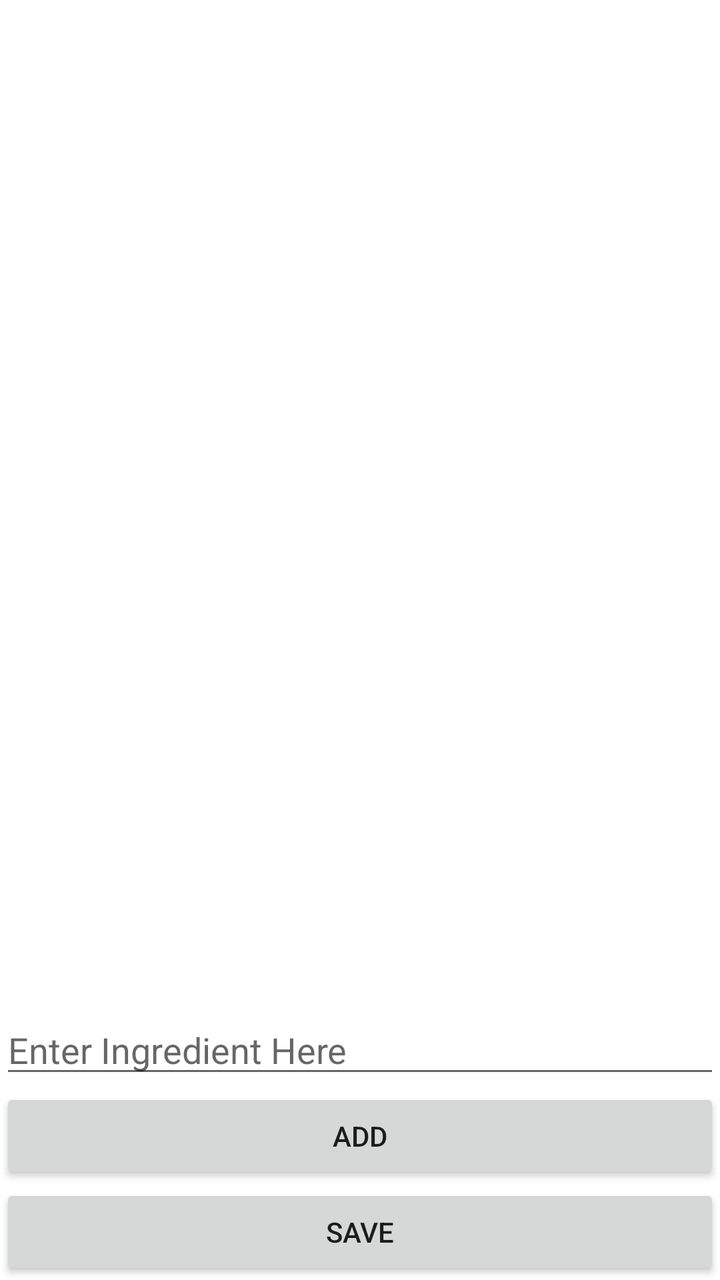
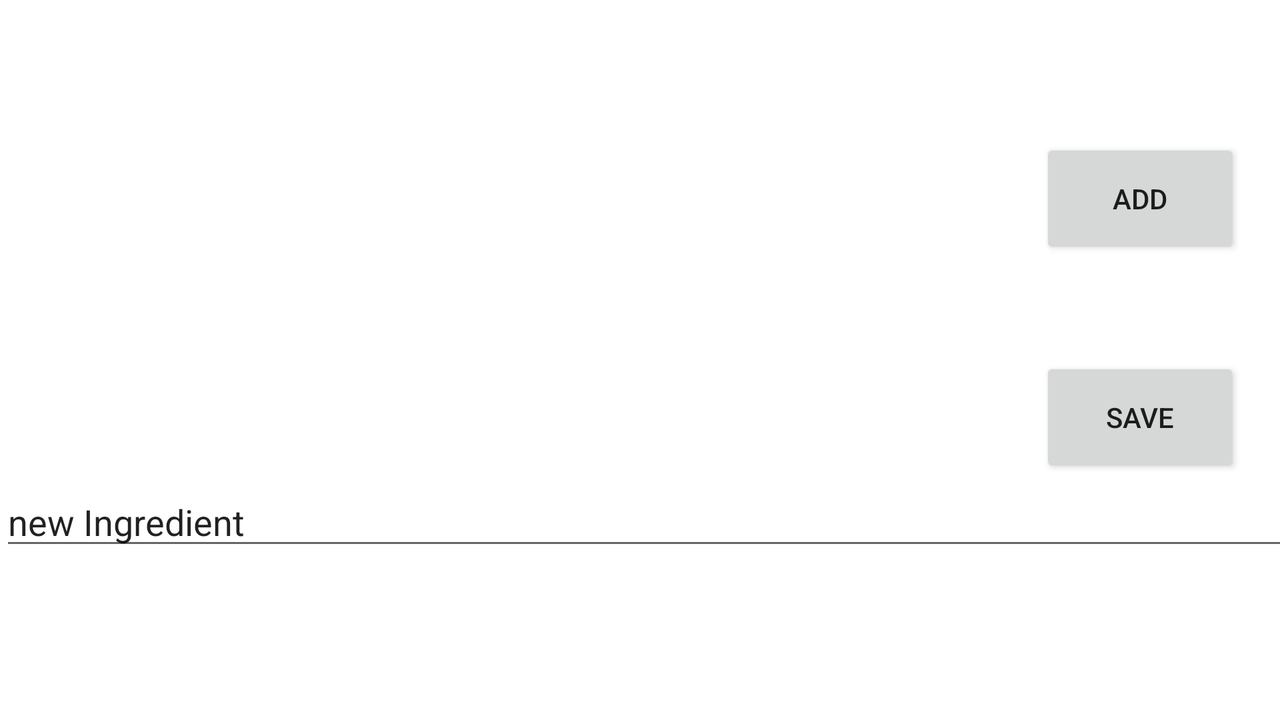

Two renders of one Android screen. The first uses the default layout on a phone; the second uses the alternative layout the repository ships for a different screen configuration, on a matching device. The two XML files are below.
<!-- AndroidManifest.xml: application theme Theme.MyRecipeOrganizer -->
<!-- res/layout/activity_add_ingredients.xml -->
<?xml version="1.0" encoding="utf-8"?>
<androidx.constraintlayout.widget.ConstraintLayout xmlns:android="http://schemas.android.com/apk/res/android"
    xmlns:app="http://schemas.android.com/apk/res-auto"
    xmlns:tools="http://schemas.android.com/tools"
    android:layout_width="match_parent"
    android:layout_height="match_parent">

    <androidx.recyclerview.widget.RecyclerView
        android:id="@+id/recyclerView"
        android:layout_width="match_parent"
        android:layout_height="0dp"
        app:layout_constraintBottom_toTopOf="@+id/txtIngredient"
        app:layout_constraintTop_toTopOf="parent">

    </androidx.recyclerview.widget.RecyclerView>

    <EditText
        android:id="@+id/txtIngredient"
        android:layout_width="0dp"
        android:layout_height="wrap_content"
        android:ems="10"
        android:inputType="textPersonName"

        android:hint="Enter Ingredient Here"
        app:layout_constraintBottom_toTopOf="@+id/btnAddIngredient"
        app:layout_constraintEnd_toEndOf="parent"
        app:layout_constraintStart_toStartOf="parent"
        />

    <Button
        android:id="@+id/btnAddIngredient"
        android:layout_width="match_parent"
        android:layout_height="wrap_content"
        android:text="Add"
        android:onClick="btnSaveIngredient"
        app:layout_constraintBottom_toTopOf="@+id/btnSaveIngredient"
        app:layout_constraintEnd_toEndOf="parent"
        app:layout_constraintStart_toStartOf="parent" />

    <Button
        android:id="@+id/btnSaveIngredient"
        android:layout_width="match_parent"
        android:layout_height="wrap_content"
        android:text="Save"
        android:onClick="btnReturnIngredients"
        app:layout_constraintBottom_toBottomOf="parent"
        app:layout_constraintEnd_toEndOf="parent"
        app:layout_constraintStart_toStartOf="parent" />

</androidx.constraintlayout.widget.ConstraintLayout>
<!-- resources referenced by this layout -->
<resources>
  <style name="Theme.MyRecipeOrganizer" parent="Theme.MaterialComponents.DayNight.DarkActionBar">
          
          <item name="colorPrimary">@color/purple_500</item>
          <item name="colorPrimaryVariant">@color/purple_700</item>
          <item name="colorOnPrimary">@color/white</item>
          
          <item name="colorSecondary">@color/teal_200</item>
          <item name="colorSecondaryVariant">@color/teal_700</item>
          <item name="colorOnSecondary">@color/black</item>
          
          <item name="android:statusBarColor" tools:targetApi="l">?attr/colorPrimaryVariant</item>
          
  
  
      </style>
</resources>
<!-- res/layout-land/activity_add_ingredients.xml (the author's variant of the layout above) -->
<!-- drawn on the phone turned sideways -->
<?xml version="1.0" encoding="utf-8"?>
<androidx.constraintlayout.widget.ConstraintLayout xmlns:android="http://schemas.android.com/apk/res/android"
    xmlns:app="http://schemas.android.com/apk/res-auto"
    xmlns:tools="http://schemas.android.com/tools"
    android:layout_width="match_parent"
    android:layout_height="match_parent">

    <androidx.recyclerview.widget.RecyclerView
        android:id="@+id/recyclerView"
        android:layout_width="match_parent"
        android:layout_height="0dp"
        app:layout_constraintBottom_toTopOf="@+id/txtIngredient"
        app:layout_constraintTop_toTopOf="parent">

    </androidx.recyclerview.widget.RecyclerView>

    <EditText
        android:id="@+id/txtIngredient"
        android:layout_width="683dp"
        android:layout_height="wrap_content"
        android:layout_marginBottom="80dp"
        android:ems="10"
        android:inputType="textPersonName"
        android:text="@string/new_ingredient"
        app:layout_constraintBottom_toBottomOf="parent"
        app:layout_constraintEnd_toEndOf="parent"
        app:layout_constraintHorizontal_bias="0.0"
        app:layout_constraintStart_toStartOf="parent" />

    <Button
        android:id="@+id/btnAddIngredient"
        android:layout_width="100dp"
        android:layout_height="60dp"
        android:layout_marginTop="20dp"
        android:layout_marginEnd="20dp"
        android:onClick="btnSaveIngredient"
        android:text="@string/add"
        app:layout_constraintBottom_toTopOf="@+id/btnSaveIngredient"
        app:layout_constraintEnd_toEndOf="parent"
        app:layout_constraintTop_toTopOf="parent" />

    <Button
        android:id="@+id/btnSaveIngredient"
        android:layout_width="100dp"
        android:layout_height="60dp"
        android:layout_marginEnd="20dp"
        android:onClick="btnReturnIngredients"
        android:text="@string/save"
        app:layout_constraintBottom_toBottomOf="@+id/recyclerView"
        app:layout_constraintEnd_toEndOf="parent" />

</androidx.constraintlayout.widget.ConstraintLayout>
<!-- resources referenced by the variant -->
<!-- as the phone turned sideways resolves them -->
<resources>
  <string name="add">Add</string>
  <string name="new_ingredient">new Ingredient</string>
  <string name="save">Save</string>
  <style name="Theme.MyRecipeOrganizer" parent="Theme.MaterialComponents.DayNight.DarkActionBar">
          
          <item name="colorPrimary">@color/purple_500</item>
          <item name="colorPrimaryVariant">@color/purple_700</item>
          <item name="colorOnPrimary">@color/white</item>
          
          <item name="colorSecondary">@color/teal_200</item>
          <item name="colorSecondaryVariant">@color/teal_700</item>
          <item name="colorOnSecondary">@color/black</item>
          
          <item name="android:statusBarColor" tools:targetApi="l">?attr/colorPrimaryVariant</item>
          
  
  
      </style>
</resources>
